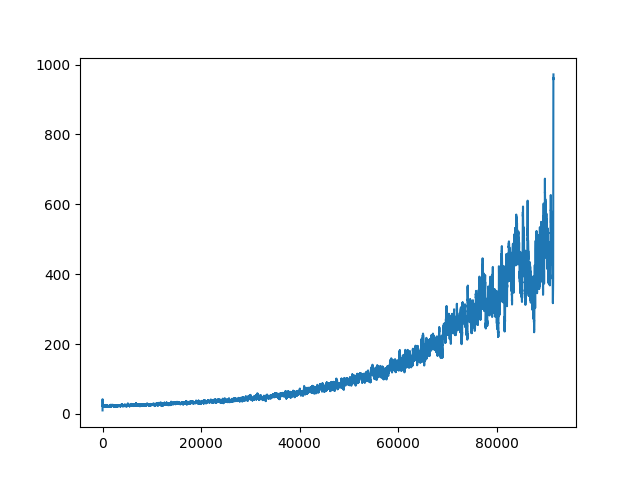

Recreate this plot in Python.
import gymnasium as gym
import numpy as np
import matplotlib.pyplot as plt


def run(is_training=True, render=False):
    env = gym.make("CartPole-v1", render_mode="human" if render else None)

    ############# DATA ################
    learning_rate = 0.1  # alpha
    discount_factor = 0.99  # gamma
    epsilon = 1
    epsilon_decay_rate = 0.00001
    rng = np.random.default_rng()

    pos_bin = np.linspace(-2.4, 2.4, 10)
    vel_bin = np.linspace(-4, 4, 10)
    ang_bin = np.linspace(-0.2095, 0.2095, 10)
    ang_vel_bin = np.linspace(-4, 4, 10)
    ###################################

    if is_training:
        q = np.zeros(
            (
                len(pos_bin) + 1,
                len(vel_bin) + 1,
                len(ang_bin) + 1,
                len(ang_vel_bin) + 1,
                env.action_space.n,
            )
        )

    rewards_per_episode = []
    i = 0

    while True:
        state = env.reset()[0]
        state_p = np.digitize(state[0], pos_bin)
        state_v = np.digitize(state[1], vel_bin)
        state_a = np.digitize(state[2], ang_bin)
        state_av = np.digitize(state[3], ang_vel_bin)

        terminated = False
        rewards = 0

        while not terminated and rewards < 10000:
            if is_training and rng.random() < epsilon:
                action = env.action_space.sample()
            else:
                action = np.argmax(q[state_p, state_v, state_a, state_av, :])

            new_state, reward, terminated, _, _ = env.step(action)
            new_state_p = np.digitize(new_state[0], pos_bin)
            new_state_v = np.digitize(new_state[1], vel_bin)
            new_state_a = np.digitize(new_state[2], ang_bin)
            new_state_av = np.digitize(new_state[3], ang_vel_bin)

            if is_training:
                q[state_p, state_v, state_a, state_av, action] = q[
                    state_p, state_v, state_a, state_av, action
                ]
                +learning_rate * (
                    reward
                    + discount_factor
                    * np.max(q[new_state_p, new_state_v, new_state_a, new_state_av, :])
                    - q[state_p, state_v, state_a, state_av, action]
                )

            state = new_state
            state_p = new_state_p
            state_v = new_state_v
            state_a = new_state_a
            state_av = new_state_av

            rewards += reward

            if not is_training:
                print(f"Episode: {i}  Rewards: {rewards}")

        rewards_per_episode.append(rewards)
        mean_rewards = np.mean(rewards_per_episode[len(rewards_per_episode) - 100 :])

        if is_training and i % 500 == 0:
            print(
                f"Episode: {i} {rewards}  | Epsilon: {epsilon:0.2f} | Mean Rewards {mean_rewards:0.1f}"
            )

        if mean_rewards > 1000:
            break

        epsilon = max(epsilon - epsilon_decay_rate, 0)

        i += 1

    env.close()

    mean_rewards = []
    for t in range(i):
        mean_rewards.append(np.mean(rewards_per_episode[max(0, t - 100) : (t + 1)]))
    plt.plot(mean_rewards)
    plt.savefig(f"cartpole.png")


if __name__ == "__main__":
    run(is_training=True, render=False)
    # run(is_training=False, render=True)
